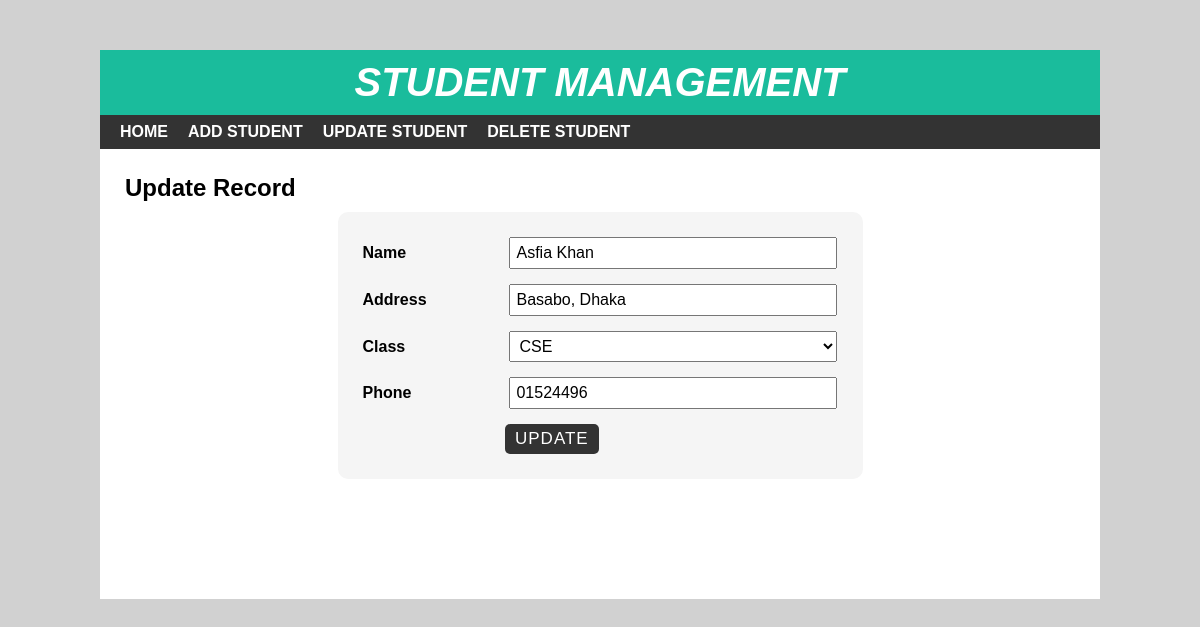
Page /edit.php?id=2 on the committed database.
### tables this page shows
CREATE TABLE `students` (
  `sid` int(10) NOT NULL,
  `sname` varchar(50) NOT NULL,
  `saddress` varchar(100) NOT NULL,
  `sclass` int(10) NOT NULL,
  `sphone` varchar(12) NOT NULL
);

### edit.php (the view, shortened to what this page needs)
<?php include 'header.php'; ?>
<div id="main-content">
    <h2>Update Record</h2>
  <?php
      $conn = mysqli_connect('localhost','root','','crud-1');
      $id = $_GET['id'];
      $sql = "SELECT * FROM students WHERE sid={$id}";
      $result = mysqli_query($conn,$sql);
         if (mysqli_num_rows($result) >0) {
          while ($row = mysqli_fetch_assoc($result)) {
   ?>
    <form class="post-form" action="updatedata.php" method="post">
      <div class="form-group">
          <label>Name</label>
          <input type="text" name="sname" value="<?php echo $row['sname'] ?>"/>
      </div>
      <div class="form-group">
          <label>Address</label>
          <input type="text" name="saddress" value="<?php echo $row['saddress'] ?>"/>
      </div>
      <div class="form-group">
          <label>Class</label>
          <?php
             $sql1 = "SELECT * FROM studentclass";
             $result1 = mysqli_query($conn,$sql1);
            if (mysqli_num_rows($result1) >0) {
              echo "<select name='sclass'>";
             while ($row1 = mysqli_fetch_assoc($result1)) {
                if ($row['sclass'] == $row1['cid']) {
                  $select = "selected";
                }else{
                  $select =" ";
                }
                echo "<option {$select} value='{$row1['cid']}'>{$row1['cname']}</option>";
              }
              echo '</select>';
            }
  ?>
      </div>
      <div class="form-group">
          <label>Phone</label>
          <input type="text" name="sphone" value="<?php echo $row['sphone'] ?>"/>
      </div>
      <input class="submit" type="submit" value="Update"/>
    </form>
    <?php
     }
   }
 ?>
</div>
</div>
</body>
</html>

### css/style.css (style rules this page uses)
body { font:16px arial; margin: 0; padding: 0; background: #d1d1d1; }
#main-content { padding: 25px; min-height: 400px; }
#main-content h2 { margin: 0 0 10px; text-transform: capitalize; }
#main-content .post-form { width: 50%; padding: 25px; margin: 0 auto; background-color: #f5f5f5; border-radius: 10px; }
#main-content .post-form .form-group { margin: 0 0 15px; }
#main-content .post-form .form-group label { width: 30%; display: inline-block; font-weight: 600; }
#main-content .post-form .form-group input, #main-content .post-form .form-group select { font-size: 16px; width: 66%; display: inline-block; padding: 5px; margin: 0; }
#main-content .post-form .form-group select { width: 69%; }
#main-content .post-form .submit { font-size: 17px; letter-spacing: 1px; text-transform: uppercase; padding: 5px 10px; color: #fff; background-color: #333; border: none; border-radius: 5px; margin: 0 0 0 30%; cursor: pointer; transition: all 0.3s; }

### rows in the picture
students: sname "Asfia Khan", saddress "Basabo, Dhaka", sphone "01524496"

### other values in the picture
form field sclass "CSE"
